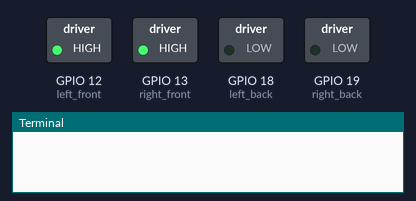
Recording of a program running on a simulated Raspberry Pi (BCM pin numbers). On the bench: switched loads named in the program (green lamp = pin HIGH), the last lines printed to the terminal.

Above: at 1.0 s.
At 4.0 s:
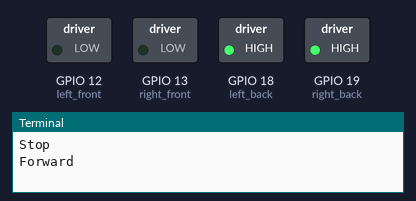
At 7.0 s:
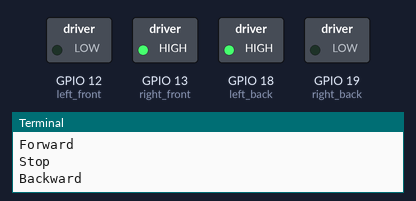
At 10.0 s:
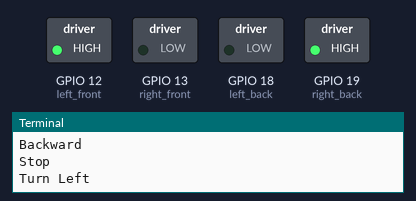
At 12.5 s:
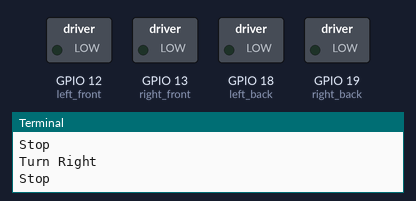
Timing chart, 0 to 18.2 s (numbered marks = the images above):
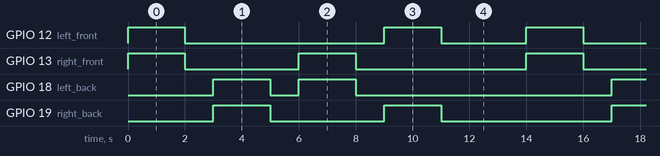

The program:

car.py
```python
import RPi.GPIO as GPIO
import time

# モータードライバーのピン番号に合わせて変更してください
left_front = 12
right_front = 13
left_back = 18
right_back = 19

# GPIOの初期設定
GPIO.setmode(GPIO.BCM)
GPIO.setup(left_front, GPIO.OUT)
GPIO.setup(right_front, GPIO.OUT)
GPIO.setup(left_back, GPIO.OUT)
GPIO.setup(right_back, GPIO.OUT)

def motor_forward(speed, duration):
    GPIO.output(left_front, GPIO.HIGH)
    GPIO.output(right_front, GPIO.HIGH)
    GPIO.output(left_back, GPIO.LOW)
    GPIO.output(right_back, GPIO.LOW)
    time.sleep(duration)
    motor_stop()
    print("Forward")

def motor_backward(speed, duration):
    GPIO.output(left_front, GPIO.LOW)
    GPIO.output(right_front, GPIO.LOW)
    GPIO.output(left_back, GPIO.HIGH)
    GPIO.output(right_back, GPIO.HIGH)
    time.sleep(duration)
    motor_stop()
    print("Backward")

def motor_turn_left(speed, duration):
    GPIO.output(left_front, GPIO.LOW)
    GPIO.output(right_front, GPIO.HIGH)
    GPIO.output(left_back, GPIO.HIGH)
    GPIO.output(right_back, GPIO.LOW)
    time.sleep(duration)
    motor_stop()
    print("Turn Left")

def motor_turn_right(speed, duration):
    GPIO.output(left_front, GPIO.HIGH)
    GPIO.output(right_front, GPIO.LOW)
    GPIO.output(left_back, GPIO.LOW)
    GPIO.output(right_back, GPIO.HIGH)
    time.sleep(duration)
    motor_stop()
    print("Turn Right")

def motor_stop():
    GPIO.output(left_front, GPIO.LOW)
    GPIO.output(right_front, GPIO.LOW)
    GPIO.output(left_back, GPIO.LOW)
    GPIO.output(right_back, GPIO.LOW)
    print("Stop")

try:
    while True:
        # 前進（速度: 50%, 持続時間: 2秒）
        motor_forward(0.2, 2)
        time.sleep(1)


        # 後退（速度: 40%, 持続時間: 2秒）
        motor_backward(0.2, 2)
        time.sleep(1)

        # 左旋回（速度: 30%, 持続時間: 1秒）
        motor_turn_left(0.2, 2)
        time.sleep(1)


        # 右旋回（速度: 30%, 持続時間: 1秒）
        motor_turn_right(0.2, 2)
        time.sleep(1)

        # 停止（2秒）
        motor_stop()
        time.sleep(2)

except KeyboardInterrupt:
    # Ctrl+Cが押された場合にGPIOをクリーンアップして終了します
    GPIO.cleanup()
```

Measured:
- by itself, GPIO 12 (left_front): repeats every 14.0 s: LOW 7.0 s, HIGH 2.0 s, LOW 3.0 s, HIGH 2.0 s
- by itself, GPIO 13 (right_front), GPIO 19 (right_back): repeats every 14.0 s: LOW 4.0 s, HIGH 2.0 s, LOW 6.0 s, HIGH 2.0 s
- by itself, GPIO 18 (left_back): repeats every 14.0 s: LOW 1.0 s, HIGH 2.0 s, LOW 9.0 s, HIGH 2.0 s
